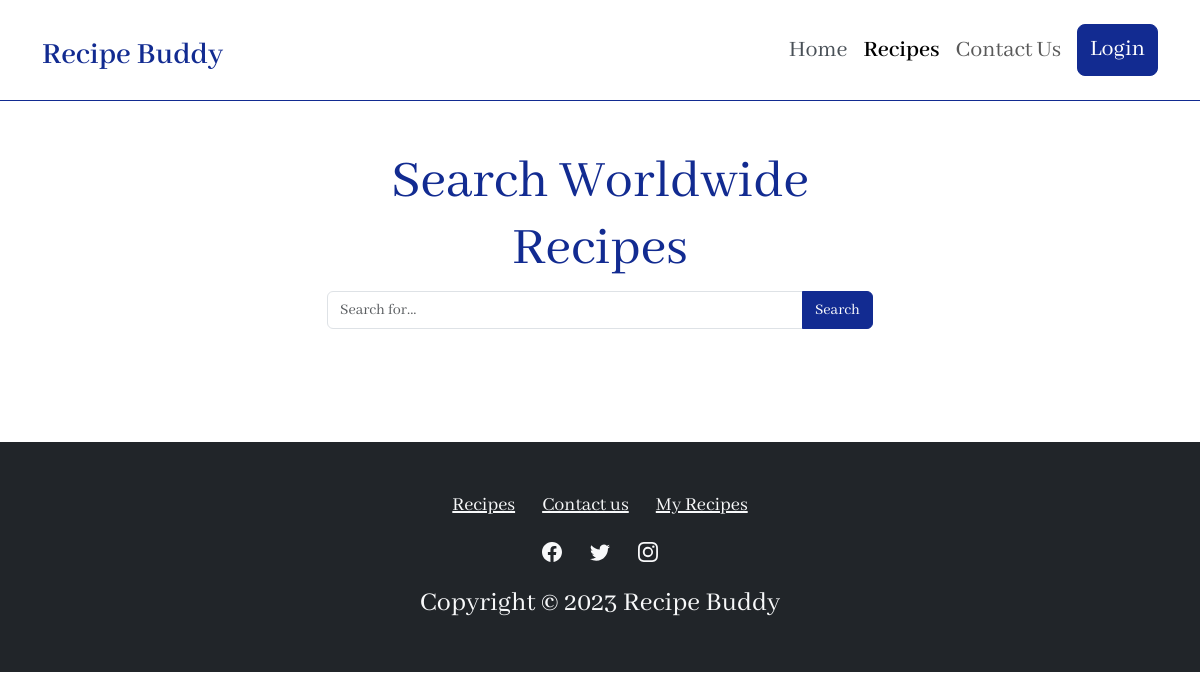
The app's page /recipes.php, older data.
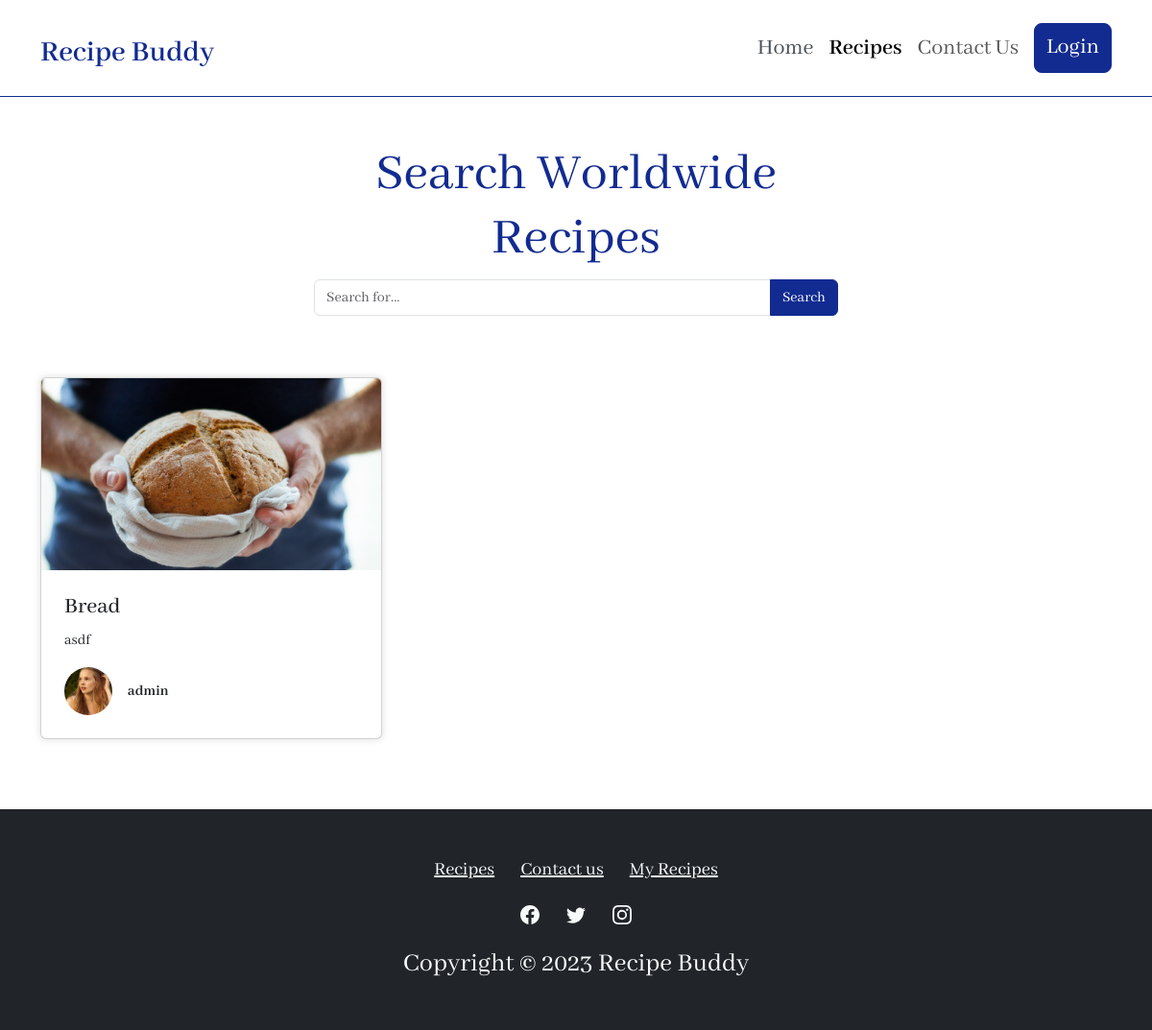
The same page, newer data.
### tables this page shows
CREATE TABLE `recipe` (
  `RecipeID` int(11) NOT NULL,
  `Title` varchar(100) NOT NULL,
  `Description` varchar(400) DEFAULT NULL,
  `RecipeImagePath` varchar(500) NOT NULL,
  `RecipeImageName` varchar(500) NOT NULL,
  `DateCreated` datetime NOT NULL DEFAULT current_timestamp(),
  `isPublic` int(1) NOT NULL
);

CREATE TABLE `users` (
  `UserID` int(11) NOT NULL,
  `Username` varchar(50) NOT NULL,
  `Password` varchar(50) NOT NULL,
  `UserImagePath` varchar(500) NOT NULL,
  `UserImageName` varchar(500) NOT NULL,
  `Contact` varchar(15) DEFAULT NULL
);

### recipes.php (the view, shortened to what the changed rows need)
<?php
include 'includes/db.php';
$sql = "SELECT
        recipe.RecipeID,
        recipe.RecipeImagePath,
        recipe.Title,
        recipe.Description,
        recipe.isPublic,
        users.UserID,
        users.Username,
        users.UserImagePath
        FROM
          `recipe_users`
        JOIN recipe ON recipe_users.RecipeID = recipe.RecipeID
        JOIN users ON recipe_users.UserID = users.UserID";
$result = mysqli_query($conn, $sql);
?>
<!DOCTYPE html>
<html data-bs-theme="light" lang="en">
<head>
  <link
    rel="stylesheet"
    href="https://cdn.jsdelivr.net/npm/bootstrap@5.3.3/dist/css/bootstrap.min.css" />
  <link rel="stylesheet" href="assets/css/styles.min.css" />
</head>
<body style="font-family: 'Abhaya Libre', serif">
  <div class="container py-4 py-xl-5">
    <div class="row mb-5">
      <div class="col-md-8 col-xl-6 text-center mx-auto">
        <h1 class="display-4" style="color: var(--bs-primary)">
          Search Worldwide Recipes
        </h1>
      </div>
    </div>
    <div
      class="row gy-4 row-cols-1 row-cols-md-2 row-cols-xl-3"
      style="margin-bottom: 25px" id="recipeBlock">
      <?php while ($row = mysqli_fetch_assoc($result)): ?>
        <?php if ($row['isPublic'] == 1):?>
        <div class="col">
          <div
            class="card"
            style="box-shadow: 0px 0px 6px 1px rgba(225, 225, 225, 0.9)">
            <a href="showrecipe.php?id=<?php echo $row['RecipeID'] ?>">
              <img
                class="card-img-top w-100 d-block fit-cover"
                style="height: 200px"
                src="<?php echo $row['RecipeImagePath']; ?>"
                alt="<?php echo $row['Title']; ?>" />
            </a>
            <div class="card-body p-4">
              <h4 class="card-title"><?php echo $row['Title']; ?></h4>
              <p class="card-text overflow-hidden">
                <?php echo $row['Description']; ?>
              </p>
              <div class="d-flex">
                <div class="d-flex">
                  <img
                    class="rounded-circle flex-shrink-0 me-3 fit-cover"
                    width="50"
                    height="50"
                    src="<?php echo $row['UserImagePath']; ?>" />
                  <div class="d-flex align-items-center">
                    <p class="fw-bold mb-0"><?php echo $row['Username']; ?></p>
                  </div>
                </div>
              </div>
            </div>
          </div>
        </div>
        <?php endif;?>
      <?php endwhile; ?>
    </div>
  </div>
</body>
</html>

Row changes from the older to the newer data that the page shows:
added recipe: RecipeImagePath (picture), Title "Bread", Description "asdf", isPublic 1 (drawn), users.Username "admin"
